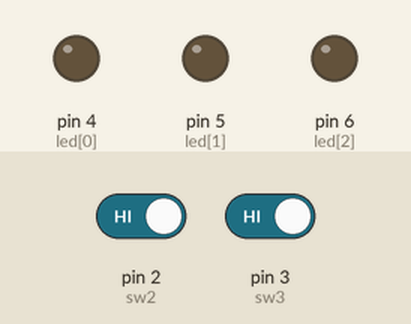
Simulated run of this sketch. Board: Arduino Uno, built with avr-gcc and run on an emulated ATmega328P. Shown: output pins drawn as LEDs (lit = HIGH). Dashed ring = blinking. Inputs (shaded band) come from the test bench; at power-on: pin 2 (sw2) HIGH, pin 3 (sw3) HIGH.

Above: at 1.2 s.
1.3 s: pin 2 (sw2) driven LOW and pin 3 (sw3) driven LOW
At 1.65 s:
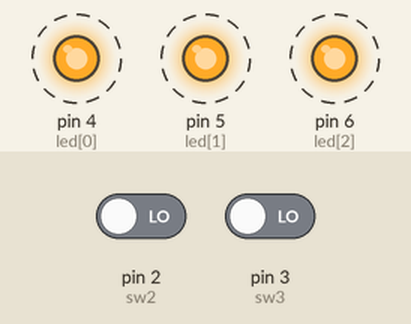
4.3 s: pin 2 (sw2) driven HIGH
At 4.3 s:
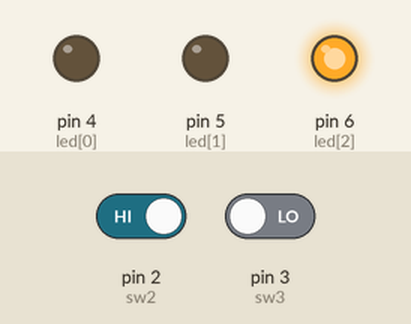
5.8 s: pin 2 (sw2) driven LOW
At 6.0 s:
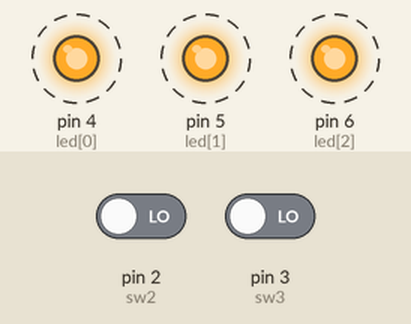
8.8 s: pin 3 (sw3) driven HIGH
At 8.8 s:
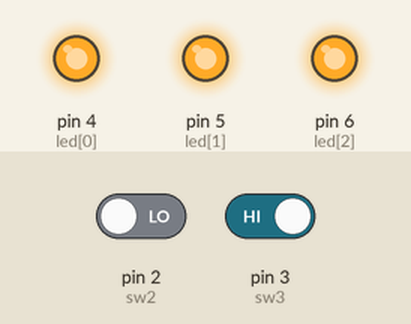
Timing chart, 0 to 11.3 s (numbered marks = the images above; inputs shaded):
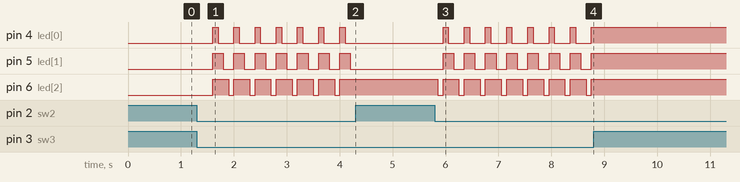

Measured:
- after the input at 1.3 s, pin 4 (led[0]): alternates HIGH for 0.10 s and LOW for 0.30 s, starting after 0.30 s; pin 5 (led[1]): alternates HIGH for 0.20 s and LOW for 0.20 s, starting after 0.30 s; pin 6 (led[2]): alternates HIGH for 0.30 s and LOW for 0.10 s, starting after 0.30 s
- after the input at 4.3 s, pin 4 (led[0]), pin 5 (led[1]): stops changing and stays LOW; pin 6 (led[2]): stops changing and stays HIGH
- after the input at 5.8 s, pin 4 (led[0]): alternates HIGH for 0.10 s and LOW for 0.30 s, starting after 0.15 s; pin 5 (led[1]): alternates HIGH for 0.20 s and LOW for 0.20 s, starting after 0.15 s; pin 6 (led[2]): alternates HIGH for 0.30 s and LOW for 0.10 s, starting after 0.05 s
- after the input at 8.8 s, pin 4 (led[0]), pin 5 (led[1]), pin 6 (led[2]): stops changing and stays HIGH

The sketch:

labo3-4_opdracht3.ino
```cpp
int sw2 = 2, sw3 = 3;
volatile boolean aan =  false;
int aantalLeds = 0, Leds = 0, Veranderen;
int buttonPressed = 0, off = 0;
int led[] = {4, 5, 6};


void setup() {
  // put your setup code here, to run once:
  for (int i = 0; i < 3; i++)
  {
    pinMode(led[i], OUTPUT);
  }
  Veranderen = sw2;
  attachInterrupt(digitalPinToInterrupt(sw2), ISROn, RISING);
  attachInterrupt(digitalPinToInterrupt(sw3), ISROff, RISING);
  Serial.begin(9600);
}

void loop() {
  // put your main code here, to run repeatedly:
  buttonPressed = 1;
  if (buttonPressed == 1)
  {
    delay(50);
    buttonPressed = digitalRead(Veranderen);
    if (buttonPressed == 0)
    {
      if (aan)
      {
        aan = false;
        Veranderen = sw3;
        aantalLeds++;
        if (aantalLeds > 3)
        {
          aantalLeds = 3;
        }

      }
      else
      {
        aan = true;
        Veranderen = sw2;
        off++;
        if (off > 3)
        {
          off = 0;
        }
      }
    }
    for (int i = 0; i < aantalLeds; i++)
    {
      digitalWrite(led[i], HIGH);
    }
    for (int i = 0; i < off; i++)
    {
      digitalWrite(led[i], LOW);
    }
  }
}
//  void Debouncing(int sw)
//  {
//
//    //  buttonPressed = digitalRead(sw);
//    if (buttonPressed == 1)
//    {
//      delay(50);
//      buttonPressed = digitalRead(sw);
//      if (buttonPressed == 0)
//      {
//        if (aan)
//        {
//          aantalLeds++;
//          if (aantalLeds > 3)
//          {
//            aantalLeds = 3;
//          }
//        }
//        else
//        {
//          //aantalLeds--;
//          off++;
//          if (off > 3)
//          {
//            off = 0;
//          }
//        }
//      }
//
//    }


void ISROn()
{
  Veranderen = sw2;
  aan = true;
}
void ISROff()
{
  Veranderen = sw3;
  aan = false;
}

//int sw1 = 2;
//int sw2 = 3;
//bool state;
//int leds[] = {4, 5, 6};
//int AantalLeds = 0;
//void setup() {
//  // put your setup code here, to run once:
//  //  pinMode(sw1,INPUT);
//  //  pinMode(sw2,INPUT);
//
//  for (int i = 0; i < 3; i++)
//  {
//    pinMode(leds[i], OUTPUT);
//  }
//
//  attachInterrupt(digitalPinToInterrupt(sw1), Aan, RISING);
//  attachInterrupt(digitalPinToInterrupt(sw2), Uit, RISING);
//  Serial.begin(9600);
//
//
//}
//
//void loop() {
//  // put your main code here, to run repeatedly:
//  for (int i = 0; i < AantalLeds; i++)
//  {
//    digitalWrite(leds[i], LOW);
//  }
//  int lol = digitalRead(sw2);
//  int pff = digitalRead(sw1);
//  if (state && pff == HIGH)
//  {
//    delay(500);
//    AantalLeds++;
//    state = false;
//
//  }
//  if (state == false && lol == HIGH)
//  {
//    delay(500);
//    AantalLeds--;
//    state = true;
//  }
//  Serial.println(AantalLeds);
//
//  for (int i = 0; i < AantalLeds; i++)
//  {
//    digitalWrite(leds[i], HIGH);
//  }
//  delay(50);
//
//
//}
//void Aan()
//{
//  state = true;
//}
//void Uit()
//{
//  state = false;
//}
```
